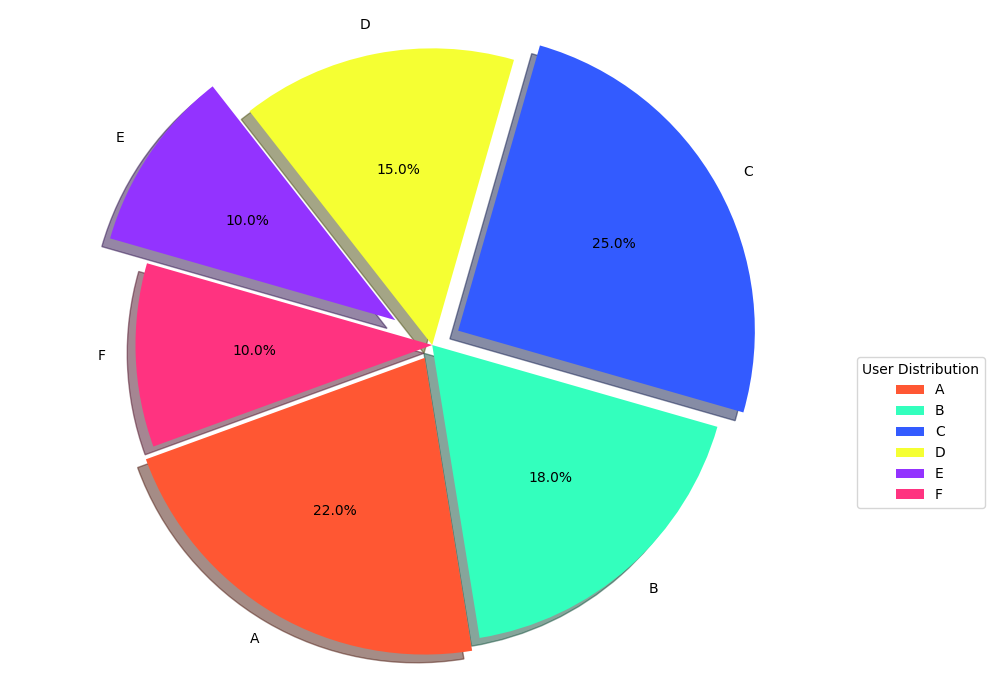

Here is the Python script that generated this plot:
import matplotlib.pyplot as plt

user_percentages = [22, 18, 25, 15, 10, 10]

# Updated set of colors
colors = ['#FF5733', '#33FFBD', '#335BFF', '#F5FF33', '#9333FF', '#FF3380']

plt.figure(figsize=(10, 7))
plt.pie(
    user_percentages,
    colors=colors,
    startangle=200,
    autopct='%1.1f%%',
    explode=[0.05, 0, 0.1, 0, 0.15, 0],
    labels=['A', 'B', 'C', 'D', 'E', 'F'],
    shadow=True
)

plt.axis('equal')
plt.legend(title="User Distribution", loc="upper left", bbox_to_anchor=(1, 0.5))
plt.grid(visible=True, linestyle='--', alpha=0.7)
plt.tight_layout()
plt.show()
